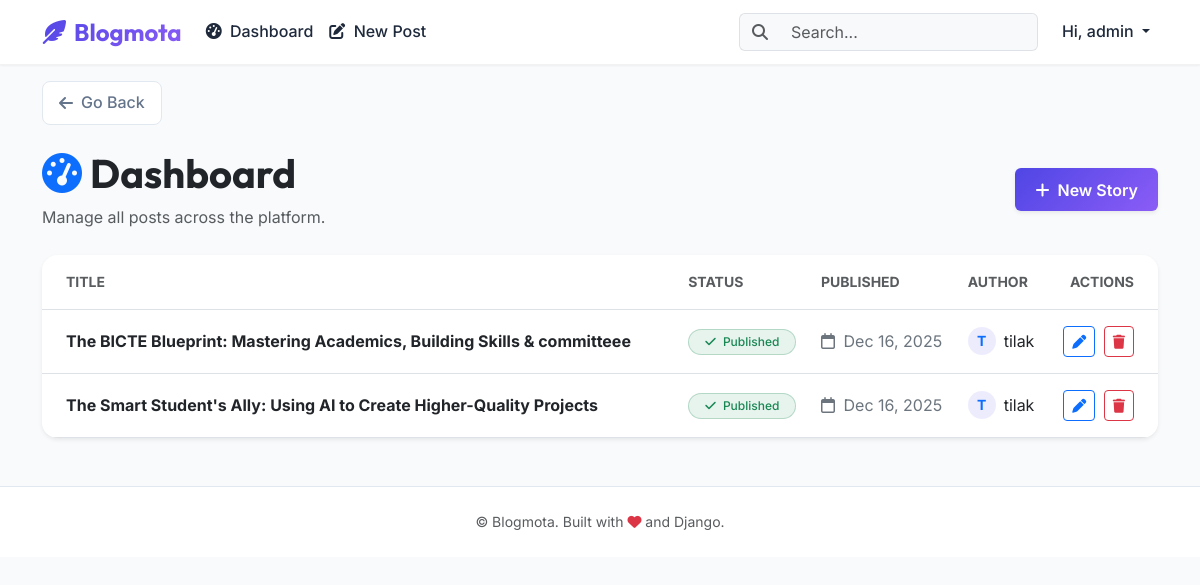
The page /dashboard/ (signed in) on the database its author committed.
### blog/models.py (models this page shows, shortened)
class Post(models.Model):
    STATUS_CHOICES = [
        ("draft", "Draft"),
        ("published", "Published"),
    ]
    title = models.CharField(max_length=200)
    slug = models.SlugField(max_length=220, unique=True)
    author = models.ForeignKey(User, on_delete=models.CASCADE, related_name="posts")
    category = models.ForeignKey(
        Category,
        on_delete=models.SET_NULL,
        null=True,
        related_name="posts",
    )
    tags = models.ManyToManyField(Tag, related_name="posts", blank=True)
    featured_image = models.ImageField(upload_to="posts/", blank=True, null=True)
    content = RichTextUploadingField()
    status = models.CharField(max_length=10, choices=STATUS_CHOICES, default="draft")
    publish_date = models.DateTimeField(default=timezone.now)
    created_at = models.DateTimeField(auto_now_add=True)
    updated_at = models.DateTimeField(auto_now=True)
    class Meta:
        ordering = ["-publish_date"]
    def get_absolute_url(self) -> str:
        return reverse("blog:post_detail", kwargs={"slug": self.slug})

### blog/views.py (the view)
# urls.py: path("dashboard/", views.DashboardView.as_view(), name="dashboard"),
class DashboardView(LoginRequiredMixin, TemplateView):
    template_name = "blog/dashboard.html"
    def get_context_data(self, **kwargs):
        context = super().get_context_data(**kwargs)
        if self.request.user.is_staff:
             context["posts"] = Post.objects.select_related("author", "category").all()
        else:
             context["posts"] = Post.objects.select_related("author", "category").filter(author=self.request.user)
        return context

### templates/blog/dashboard.html (shortened to what this page needs)
{% extends 'base.html' %}
{% block content %}
<div class="d-flex justify-content-between align-items-center mb-4 dashboard-header">
  <div>
    <h1 class="display-6 fw-bold text-dark font-outfit">
      <i class="fa-solid fa-gauge-high text-primary me-2"></i>Dashboard
    </h1>
    <p class="text-muted mb-0">
      {% if user.is_staff %}
      Manage all posts across the platform.
      {% else %}
      Manage your stories and draft posts.
      {% endif %}
    </p>
  </div>
  <a href="{% url 'blog:post_create' %}" class="btn btn-primary shadow-sm">
    <i class="fa-solid fa-plus me-1"></i> New Story
  </a>
</div>
<div class="card border-0 shadow-sm rounded-4 overflow-hidden">
  <div class="card-body p-0">
    <div class="table-responsive">
      <table class="table table-hover align-middle mb-0">
        <thead class="bg-light">
          <tr>
            <th class="ps-4 py-3 text-muted fw-bold text-uppercase small">Title</th>
            <th class="py-3 text-muted fw-bold text-uppercase small">Status</th>
            <th class="py-3 text-muted fw-bold text-uppercase small">Published</th>
            <th class="py-3 text-muted fw-bold text-uppercase small">Author</th>
            <th class="pe-4 py-3 text-end text-muted fw-bold text-uppercase small">Actions</th>
          </tr>
        </thead>
        <tbody>
          {% for post in posts %}
          <tr>
            <td class="ps-4 py-3">
              <a href="{{ post.get_absolute_url }}" class="fw-bold text-decoration-none text-dark">{{ post.title }}</a>
            </td>
            <td class="py-3">
              {% if post.status == 'published' %}
              <span
                class="badge bg-success bg-opacity-10 text-success border border-success border-opacity-25 rounded-pill px-3">
                <i class="fa-solid fa-check me-1"></i> Published
              </span>
              {% else %}
              <span
                class="badge bg-secondary bg-opacity-10 text-secondary border border-secondary border-opacity-25 rounded-pill px-3">
                <i class="fa-solid fa-pen-ruler me-1"></i> Draft
              </span>
              {% endif %}
            </td>
            <td class="py-3 text-secondary">
              <i class="fa-regular fa-calendar me-1"></i> {{ post.publish_date|date:'M d, Y' }}
            </td>
            <td class="py-3">
              <div class="d-flex align-items-center">
                <div
                  class="bg-primary bg-opacity-10 rounded-circle text-primary fw-bold small d-flex align-items-center justify-content-center me-2"
                  style="width: 28px; height: 28px;">
                  {{ post.author.username|slice:":1"|upper }}
                </div>
                <span class="text-dark">{{ post.author.username }}</span>
              </div>
            </td>
            <td class="pe-4 py-3 text-end">
              <a href="{% url 'blog:post_update' post.slug %}" class="btn btn-sm btn-outline-primary me-1" title="Edit">
                <i class="fa-solid fa-pen"></i>
              </a>
              <a href="{% url 'blog:post_delete' post.slug %}" class="btn btn-sm btn-outline-danger" title="Delete">
                <i class="fa-solid fa-trash"></i>
              </a>
            </td>
          </tr>
          {% endfor %}
        </tbody>
      </table>
    </div>
  </div>
</div>
{% endblock %}

### templates/base.html (shortened to what this page needs)
{% load static %}
<!doctype html>
<html lang="en">
<head>
  <link href="https://cdn.jsdelivr.net/npm/bootstrap@5.3.3/dist/css/bootstrap.min.css" rel="stylesheet">
  <link rel="stylesheet" href="https://cdnjs.cloudflare.com/ajax/libs/font-awesome/6.4.0/css/all.min.css">
  <link rel="stylesheet" href="{% static 'css/styles.css' %}">
</head>
<body>
  <nav class="navbar navbar-expand-lg sticky-top">
    <div class="container">
      <a class="navbar-brand" href="{% url 'blog:post_list' %}">
        <i class="fa-solid fa-feather-pointed me-2"></i>Blogmota
      </a>
      <div class="collapse navbar-collapse" id="navbarNav">
        <ul class="navbar-nav me-auto mb-2 mb-lg-0">
          {% if user.is_authenticated %}
          <li class="nav-item">
            <a class="nav-link" href="{% url 'blog:dashboard' %}"><i class="fa-solid fa-gauge-high me-1"></i>
              Dashboard</a>
          </li>
          <li class="nav-item">
            <a class="nav-link" href="{% url 'blog:post_create' %}"><i class="fa-solid fa-pen-to-square me-1"></i> New
              Post</a>
          </li>
          {% endif %}
        </ul>
        <ul class="navbar-nav ms-auto align-items-center">
          <li class="nav-item me-3">
            <form class="d-flex" role="search" method="get" action="{% url 'blog:post_list' %}">
              <div class="input-group">
                <span class="input-group-text bg-light border-end-0"><i
                    class="fa-solid fa-magnifying-glass text-muted"></i></span>
                <input class="form-control border-start-0 bg-light" type="search" name="q" placeholder="Search..."
                  aria-label="Search" value="{{ request.GET.q }}">
              </div>
            </form>
          </li>
          {% if user.is_authenticated %}
          <li class="nav-item dropdown">
            <a class="nav-link dropdown-toggle" href="#" role="button" data-bs-toggle="dropdown" aria-expanded="false">
              Hi, {{ user.username }}
            </a>
          </li>
          {% endif %}
        </ul>
      </div>
    </div>
  </nav>
  <main class="container mb-5">
    <div class="row mt-3 mb-2">
      <div class="col-12">
        <button onclick="history.back()" class="btn-back">
          <i class="fa-solid fa-arrow-left"></i> Go Back
        </button>
      </div>
    </div>
    <div class="mt-4">
      {% block content %}{% endblock %}
    </div>
  </main>
  <footer class="py-4 mt-auto">
    <div class="container text-center">
      <p class="mb-0 text-muted small">&copy; {{ now|date:'Y' }} Blogmota. Built with <i
          class="fa-solid fa-heart text-danger"></i> and Django.</p>
    </div>
  </footer>
</body>
</html>

### static/css/styles.css (style rules this page uses)
:root { --primary-color: #4f46e5; --secondary-color: #818cf8; --dark-bg: #0f172a; --light-bg: #f8fafc; --card-bg: #ffffff; --text-main: #1e293b; --text-muted: #64748b; --accent-gradient: linear-gradient(135deg, #4f46e5 0%, #8b5cf6 100%); --shadow-sm: 0 1px 2px 0 rgb(0 0 0 / 0.05); --shadow-md: 0 4px 6px -1px rgb(0 0 0 / 0.1), 0 2px 4px -2px rgb(0 0 0 / 0.1); --shadow-lg: 0 10px 15px -3px rgb(0 0 0 / 0.1), 0 4px 6px -4px rgb(0 0 0 / 0.1); }
body { background-color: var(--light-bg); font-family: 'Inter', sans-serif; color: var(--text-main); line-height: 1.6; }
h1, h2, h3, h4, h5, h6, .navbar-brand { font-family: 'Outfit', sans-serif; font-weight: 700; color: var(--dark-bg); }
.navbar { background: rgba(255, 255, 255, 0.9) !important; backdrop-filter: blur(10px); border-bottom: 1px solid rgba(0,0,0,0.05); box-shadow: var(--shadow-sm); }
.navbar-brand { font-size: 1.5rem; background: var(--accent-gradient); -webkit-background-clip: text; -webkit-text-fill-color: transparent; }
.nav-link { color: var(--text-main) !important; font-weight: 500; transition: color 0.2s; }
.btn-primary { background: var(--accent-gradient); border: none; font-weight: 600; padding: 0.6rem 1.25rem; box-shadow: 0 4px 6px -1px rgba(79, 70, 229, 0.2); transition: transform 0.2s, box-shadow 0.2s; }
.card { border: none; border-radius: 12px; background: var(--card-bg); box-shadow: var(--shadow-sm); transition: transform 0.2s, box-shadow 0.2s; overflow: hidden; }
.badge { padding: 0.5em 0.8em; border-radius: 6px; font-weight: 500; }
.bg-primary { background-color: rgba(79, 70, 229, 0.1) !important; color: var(--primary-color); }
.btn-back { display: inline-flex; align-items: center; gap: 0.5rem; padding: 0.5rem 1rem; color: var(--text-muted); background: white; border: 1px solid #e2e8f0; border-radius: 8px; text-decoration: none; font-weight: 500; transition: all 0.2s; }
footer { background: white !important; border-top: 1px solid #e2e8f0 !important; color: var(--text-muted); }

### rows shown on the page
Post: title "The BICTE Blueprint: Mastering Academics, Building Skills & committeee", status "published" (drawn), publish_date "Dec 16, 2025", author.username "T", author.username "tilak"
Post: title "The Smart Student's Ally: Using AI to Create Higher-Quality Projects", status "published" (drawn), publish_date "Dec 16, 2025", author.username "T", author.username "tilak"

### other values the page prints
{{ user.username }} "admin"
